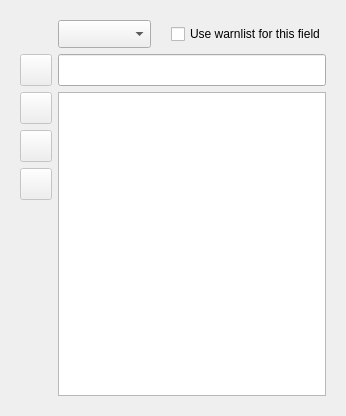
                  <widget class="QWidget" name="tab_ConfNginx_Warnlists">
                   <attribute name="title">
                    <string>Warnlists</string>
                   </attribute>
                   <layout class="QGridLayout" name="gridLayout_55">
                    <item row="0" column="0">
                     <widget class="QFrame" name="frame_ConfNginx_Warnlist">
                      <layout class="QGridLayout" name="gridLayout_72">
                       <item row="0" column="1">
                        <widget class="QComboBox" name="box_ConfNginx_Warnlist_Field">
                         <property name="maximumSize">
                          <size>
                           <width>160</width>
                           <height>32</height>
                          </size>
                         </property>
                         <property name="font">
                          <font>
                           <pointsize>13</pointsize>
                          </font>
                         </property>
                         <property name="toolTip">
                          <string>Select a log field</string>
                         </property>
                        </widget>
                       </item>
                       <item row="0" column="2">
                        <spacer name="spacer_ConfNginx_Warnlist_2">
                         <property name="orientation">
                          <enum>Qt::Horizontal</enum>
                         </property>
                         <property name="sizeType">
                          <enum>QSizePolicy::Fixed</enum>
                         </property>
                         <property name="sizeHint" stdset="0">
                          <size>
                           <width>8</width>
                           <height>20</height>
                          </size>
                         </property>
                        </spacer>
                       </item>
                       <item row="0" column="3">
                        <widget class="QCheckBox" name="checkBox_ConfNginx_Warnlist_Used">
                         <property name="text">
                          <string>Use warnlist for this field</string>
                         </property>
                        </widget>
                       </item>
                       <item row="1" column="0">
                        <widget class="QPushButton" name="button_ConfNginx_Warnlist_Add">
                         <property name="enabled">
                          <bool>false</bool>
                         </property>
                         <property name="minimumSize">
                          <size>
                           <width>32</width>
                           <height>32</height>
                          </size>
                         </property>
                         <property name="maximumSize">
                          <size>
                           <width>32</width>
                           <height>32</height>
                          </size>
                         </property>
                         <property name="font">
                          <font>
                           <pointsize>20</pointsize>
                          </font>
                         </property>
                         <property name="cursor">
                          <cursorShape>PointingHandCursor</cursorShape>
                         </property>
                         <property name="toolTip">
                          <string>Add line</string>
                         </property>
                         <property name="layoutDirection">
                          <enum>Qt::RightToLeft</enum>
                         </property>
                         <property name="text">
                          <string notr="true"/>
                         </property>
                         <property name="icon">
                          <iconset>
                           <normalon>:/icons/icons/add.png</normalon>
                          </iconset>
                         </property>
                         <property name="iconSize">
                          <size>
                           <width>32</width>
                           <height>32</height>
                          </size>
                         </property>
                        </widget>
                       </item>
                       <item row="1" column="1" colspan="3">
                        <widget class="QLineEdit" name="inLine_ConfNginx_Warnlist_String">
                         <property name="minimumSize">
                          <size>
                           <width>0</width>
                           <height>32</height>
                          </size>
                         </property>
                         <property name="maximumSize">
                          <size>
                           <width>16777215</width>
                           <height>32</height>
                          </size>
                         </property>
                        </widget>
                       </item>
                       <item row="2" column="0">
                        <widget class="QPushButton" name="button_ConfNginx_Warnlist_Remove">
                         <property name="enabled">
                          <bool>false</bool>
                         </property>
                         <property name="minimumSize">
                          <size>
                           <width>32</width>
                           <height>32</height>
                          </size>
                         </property>
                         <property name="maximumSize">
                          <size>
                           <width>32</width>
                           <height>32</height>
                          </size>
                         </property>
                         <property name="font">
                          <font>
                           <pointsize>20</pointsize>
                          </font>
                         </property>
                         <property name="cursor">
                          <cursorShape>PointingHandCursor</cursorShape>
                         </property>
                         <property name="toolTip">
                          <string>Remove selection</string>
                         </property>
                         <property name="layoutDirection">
                          <enum>Qt::RightToLeft</enum>
                         </property>
                         <property name="text">
                          <string notr="true"/>
                         </property>
                         <property name="icon">
                          <iconset>
                           <normalon>:/icons/icons/rem.png</normalon>
                          </iconset>
                         </property>
                         <property name="iconSize">
                          <size>
                           <width>32</width>
                           <height>32</height>
                          </size>
                         </property>
                        </widget>
                       </item>
                       <item row="2" column="1" rowspan="4" colspan="3">
                        <widget class="QListWidget" name="list_ConfNginx_Warnlist_List">
                         <property name="editTriggers">
                          <set>QAbstractItemView::NoEditTriggers</set>
                         </property>
                        </widget>
                       </item>
                       <item row="3" column="0">
                        <widget class="QPushButton" name="button_ConfNginx_Warnlist_Up">
                         <property name="enabled">
                          <bool>false</bool>
                         </property>
                         <property name="minimumSize">
                          <size>
                           <width>32</width>
                           <height>32</height>
                          </size>
                         </property>
                         <property name="maximumSize">
                          <size>
                           <width>32</width>
                           <height>32</height>
                          </size>
                         </property>
                         <property name="font">
                          <font>
                           <pointsize>20</pointsize>
                          </font>
                         </property>
                         <property name="cursor">
                          <cursorShape>PointingHandCursor</cursorShape>
                         </property>
                         <property name="toolTip">
                          <string>Move the selected item down</string>
                         </property>
                         <property name="layoutDirection">
                          <enum>Qt::RightToLeft</enum>
                         </property>
                         <property name="text">
                          <string notr="true"/>
                         </property>
                         <property name="icon">
                          <iconset>
                           <normalon>:/icons/icons/up.png</normalon>
                          </iconset>
                         </property>
                         <property name="iconSize">
                          <size>
                           <width>32</width>
                           <height>32</height>
                          </size>
                         </property>
                        </widget>
                       </item>
                       <item row="4" column="0">
                        <widget class="QPushButton" name="button_ConfNginx_Warnlist_Down">
                         <property name="enabled">
                          <bool>false</bool>
                         </property>
                         <property name="minimumSize">
                          <size>
                           <width>32</width>
                           <height>32</height>
                          </size>
                         </property>
                         <property name="maximumSize">
                          <size>
                           <width>32</width>
                           <height>32</height>
                          </size>
                         </property>
                         <property name="font">
                          <font>
                           <pointsize>20</pointsize>
                          </font>
                         </property>
                         <property name="cursor">
                          <cursorShape>PointingHandCursor</cursorShape>
                         </property>
                         <property name="toolTip">
                          <string>Move the selected item down</string>
                         </property>
                         <property name="layoutDirection">
                          <enum>Qt::RightToLeft</enum>
                         </property>
                         <property name="text">
                          <string notr="true"/>
                         </property>
                         <property name="icon">
                          <iconset>
                           <normalon>:/icons/icons/down.png</normalon>
                          </iconset>
                         </property>
                         <property name="iconSize">
                          <size>
                           <width>32</width>
                           <height>32</height>
                          </size>
                         </property>
                        </widget>
                       </item>
                       <item row="5" column="0">
                        <spacer name="spacer_ConfNginx_Warnlist_1">
                         <property name="orientation">
                          <enum>Qt::Vertical</enum>
                         </property>
                         <property name="sizeHint" stdset="0">
                          <size>
                           <width>20</width>
                           <height>196</height>
                          </size>
                         </property>
                        </spacer>
                       </item>
                      </layout>
                     </widget>
                    </item>
                   </layout>
                  </widget>
